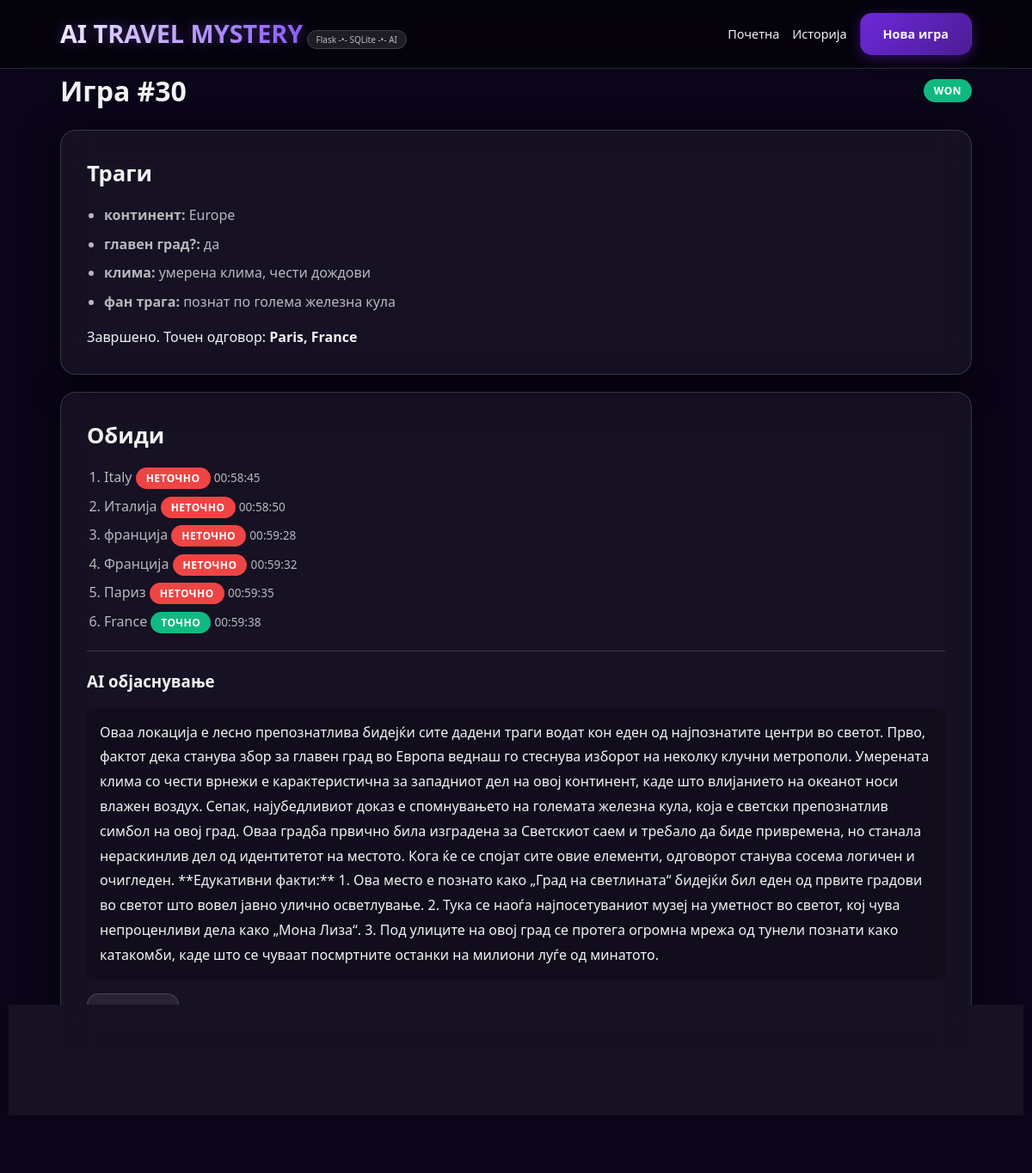
/games/30, run on the app's committed database.
### models.py (models this page shows)
class Game(Base):
    __tablename__ = "games"
    id = Column(Integer, primary_key=True)
    target_country = Column(String(120), nullable=False)
    target_city = Column(String(120), nullable=False)
    clues_json = Column(Text, nullable=False)
    difficulty = Column(String(20), nullable=False, default="easy")
    status = Column(String(20), nullable=False, default="active")
    ai_explanation = Column(Text, nullable=True)
    created_at = Column(DateTime, default=datetime.utcnow, nullable=False)
    guesses = relationship("Guess", back_populates="game", cascade="all, delete-orphan")

class Guess(Base):
    __tablename__ = "guesses"
    id = Column(Integer, primary_key=True)
    game_id = Column(Integer, ForeignKey("games.id"), nullable=False)
    guess_text = Column(String(120), nullable=False)
    is_correct = Column(Boolean, default=False, nullable=False)
    created_at = Column(DateTime, default=datetime.utcnow, nullable=False)
    game = relationship("Game", back_populates="guesses")

### app.py (the view)
@app.get("/games/<int:game_id>")
def game_detail(game_id: int):
    game = session.get(Game, game_id)
    if not game:
        return "Не постои игра со ова ID!", 404
    guesses = session.execute(
        select(Guess).where(Guess.game_id == game.id).order_by(Guess.created_at.asc())
    ).scalars().all()
    return render_template(
        "game_detail.html",
        game=game,
        guesses=guesses,
        clues=json.loads(game.clues_json),
    )

### templates/game_detail.html (shortened to what this page needs)
{% extends "base.html" %}
{% block content %}
<div class="row between">
  <h1>Игра #{{ game.id }}</h1>
  <span class="pill pill-{{ game.status }}">{{ game.status }}</span>
</div>
<div class="grid-2">
  <section class="card">
    <h2>Траги</h2>
    <ul class="ul">
      {% for k, v in clues.items() %}
        <li><strong>{{ k }}:</strong> {{ v }}</li>
      {% endfor %}
    </ul>
    {% if game.status == "active" %}
      <form class="form row gap" method="post" action="{{ url_for('submit_guess', game_id=game.id) }}">
        <input name="guess" placeholder="Внеси град или држава..." />
        <button class="btn btn-primary" type="submit">Провери</button>
      </form>
      <p class="muted small">Можеш да внесеш или град или држава.</p>
    {% else %}
      <div class="alert alert-success">
        Завршено. Точен одговор: <strong>{{ game.target_city }}, {{ game.target_country }}</strong>
      </div>
    {% endif %}
  </section>
  <section class="card">
    <h2>Обиди</h2>
    {% if not guesses %}
      <p class="muted">Сè уште немаш обиди.</p>
    {% else %}
      <ol class="ol">
        {% for g in guesses %}
          <li>
            {{ g.guess_text }}
            {% if g.is_correct %}
              <span class="pill pill-won">точно</span>
            {% else %}
              <span class="pill pill-lost">неточно</span>
            {% endif %}
            <span class="muted small">{{ g.created_at.strftime("%H:%M:%S") }}</span>
          </li>
        {% endfor %}
      </ol>
    {% endif %}
    <hr class="hr" />
    <h3>AI објаснување</h3>
    {% if game.ai_explanation %}
      <div class="prose">{{ game.ai_explanation }}</div>
    {% else %}
      <p class="muted small">Немаш AI објаснување уште.</p>
    {% endif %}
    <form method="post" action="{{ url_for('ai_action') }}">
      <button class="btn" type="submit">Објасни</button>
    </form>
  </section>
</div>
{% endblock %}

### templates/base.html (shortened to what this page needs)
<!doctype html>
<html lang="mk">
<head>
  <link rel="stylesheet" href="{{ url_for('static', filename='css/style.css', v='2') }}">
</head>
<body>
  <header class="nav">
    <div class="container nav-inner">
      <div class="brand">
        <a href="{{ url_for('home') }}">AI TRAVEL MYSTERY</a>
        <span class="badge">Flask -•- SQLite -•- AI</span>
      </div>
      <nav class="nav-links">
        <a href="{{ url_for('home') }}">Почетна</a>
        <a href="{{ url_for('games_list') }}">Историја</a>
<a class="btn btn-primary" href="{{ url_for('games_new') }}">Нова игра</a>
      </nav>
    </div>
  </header>
  <main class="container">
    {% block content %}{% endblock %}
    <div class="footer">Изработено за проектна на тема: AI Travel Mystery</div>
  </main>
</body>
</html>

### static/css/style.css (style rules this page uses)
:root { --bg-dark: #0a0518; --accent-purple: #8b5cf6; --accent-pink: #ff50be; --glass: rgba(255, 255, 255, 0.05); --glass-border: rgba(255, 255, 255, 0.15); --text-white: rgba(255, 255, 255, 0.95); --text-muted: rgba(255, 255, 255, 0.7); --radius: 18px; }
* { box-sizing: border-box; margin: 0; padding: 0; }
body { font-family: 'Segoe UI', Roboto, Helvetica, Arial, sans-serif; background: var(--bg-dark) url("../images/slika1.jpg.png") no-repeat center center fixed; background-size: cover; color: var(--text-white); min-height: 100vh; line-height: 1.6; }
.container { max-width: 1100px; margin: 0 auto; padding: 0 20px; }
header.nav { backdrop-filter: blur(15px); background: rgba(0, 0, 0, 0.5); border-bottom: 1px solid var(--glass-border); padding: 15px 0; position: sticky; top: 0; z-index: 100; }
.nav-inner { display: flex; justify-content: space-between; align-items: center; }
.brand a { text-decoration: none; font-size: clamp(1.2rem, 3vw, 1.8rem); font-weight: 900; background: linear-gradient(to right, #fff, var(--accent-purple)); -webkit-background-clip: text; -webkit-text-fill-color: transparent; text-shadow: 0 0 15px rgba(139, 92, 246, 0.4); }
.badge { font-size: 10px; background: rgba(255,255,255,0.1); padding: 3px 10px; border-radius: 20px; color: var(--text-muted); border: 1px solid var(--glass-border); }
.nav-links { display: flex; align-items: center; gap: 15px; }
.nav-links a { color: var(--text-white); text-decoration: none; font-size: 0.9rem; transition: opacity 0.2s; }
.btn { padding: 12px 26px; border-radius: 14px; font-weight: 700; cursor: pointer; transition: all 0.2s ease; text-decoration: none; display: inline-block; border: 1px solid transparent; text-align: center; }
.btn-primary { background: linear-gradient(135deg, #6d28d9, #4c1d95); color: white; box-shadow: 0 4px 15px rgba(109, 40, 217, 0.4); }
.btn:not(.btn-primary) { background: rgba(255, 255, 255, 0.08); color: white; border: 1px solid var(--glass-border); }
.card { background: var(--glass); backdrop-filter: blur(20px); border: 1px solid var(--glass-border); border-radius: var(--radius); padding: 30px; margin-top: 20px; box-shadow: 0 10px 40px rgba(0,0,0,0.6); }
.card h2 { margin-bottom: 15px; font-size: 1.6rem; }
.ol, .ul { padding-left: 20px; margin-bottom: 15px; }
.ol li, .ul li { margin-bottom: 8px; color: var(--text-muted); }
.between { display: flex; justify-content: space-between; align-items: center; }
.pill { padding: 4px 12px; border-radius: 20px; font-size: 0.75rem; text-transform: uppercase; font-weight: 900; letter-spacing: 0.5px; }
.pill-won, .pill-completed { background: #10b981; color: #fff; }
.pill-lost { background: #ef4444; color: #fff; }
.prose { line-height: 1.8; color: var(--text-white); padding: 15px; background: rgba(0,0,0,0.2); border-radius: 10px; margin: 15px 0; }
.muted { color: var(--text-muted); }
.small { font-size: 0.85rem; }
.hr { border: 0; border-top: 1px solid var(--glass-border); margin: 20px 0; }
.footer { text-align: center; padding: 50px 0; color: var(--text-muted); font-size: 0.85rem; margin-top: 40px; }

### data on the page
Game: id "30", status "WON", target_city "Paris", target_country "France", ai_explanation "Оваа локација е лесно препознатлива бидејќи сите дадени траги водат кон еден од најпознатите центри во светот. Прво, фактот дека станува збор за главен град во Европа веднаш го стеснува изборот на неколку клучни метрополи. Умерената клима со чести врнежи е карактеристична за западниот дел на овој континент, каде што влијанието на океанот носи влажен воздух. Сепак, најубедливиот доказ е спомнувањето на големата железна кула, која е светски препознатлив симбол на овој град. Оваа градба првично била изградена за Светскиот саем и требало да биде привремена, но станала нераскинлив дел од идентитетот на местото. Кога ќе се спојат сите овие елементи, одговорот станува сосема логичен и очигледен.…"
Guess: guess_text "Italy", is_correct "НЕТОЧНО", created_at "00:58:45"
Guess: guess_text "Италија", is_correct "НЕТОЧНО", created_at "00:58:50"
Guess: guess_text "франција", is_correct "НЕТОЧНО", created_at "00:59:28"
Guess: guess_text "Франција", is_correct "НЕТОЧНО", created_at "00:59:32"
Guess: guess_text "Париз", is_correct "НЕТОЧНО", created_at "00:59:35"
Guess: guess_text "France", is_correct "ТОЧНО", created_at "00:59:38"

### other printed values
{{ k }} "континент" "главен град?" "клима" "фан трага"
{{ v }} "Europe" "да" "умерена клима, чести дождови" "познат по голема железна кула"
